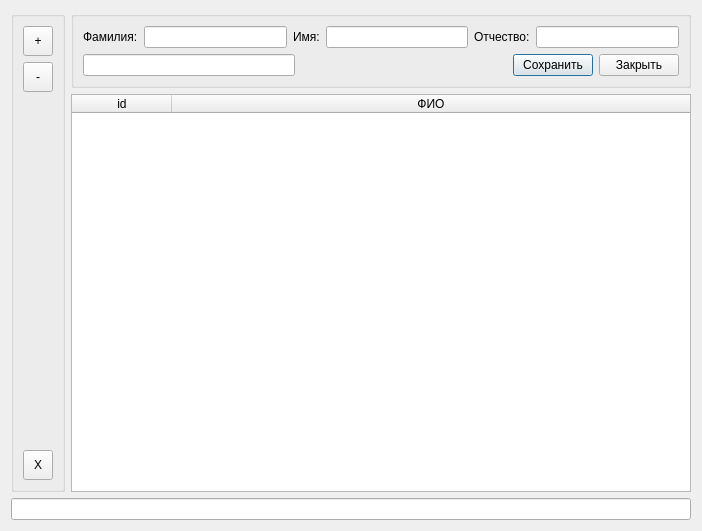
<?xml version="1.0" encoding="UTF-8"?>
<ui version="4.0">
 <class>people</class>
 <widget class="QDialog" name="people">
  <property name="geometry">
   <rect>
    <x>0</x>
    <y>0</y>
    <width>702</width>
    <height>531</height>
   </rect>
  </property>
  <property name="windowTitle">
   <string>Dialog</string>
  </property>
  <layout class="QGridLayout" name="gridLayout_3">
   <item row="0" column="0">
    <layout class="QVBoxLayout" name="verticalLayout_4">
     <item>
      <layout class="QHBoxLayout" name="horizontalLayout_3">
       <item>
        <widget class="QGroupBox" name="groupBox_menu">
         <property name="title">
          <string/>
         </property>
         <layout class="QGridLayout" name="gridLayout_2">
          <item row="0" column="0">
           <layout class="QVBoxLayout" name="verticalLayout_2">
            <item>
             <widget class="QToolButton" name="toolButton_add">
              <property name="minimumSize">
               <size>
                <width>30</width>
                <height>30</height>
               </size>
              </property>
              <property name="maximumSize">
               <size>
                <width>30</width>
                <height>30</height>
               </size>
              </property>
              <property name="text">
               <string>+</string>
              </property>
             </widget>
            </item>
            <item>
             <widget class="QToolButton" name="toolButton_del">
              <property name="minimumSize">
               <size>
                <width>30</width>
                <height>30</height>
               </size>
              </property>
              <property name="maximumSize">
               <size>
                <width>30</width>
                <height>30</height>
               </size>
              </property>
              <property name="text">
               <string>-</string>
              </property>
             </widget>
            </item>
            <item>
             <spacer name="verticalSpacer">
              <property name="orientation">
               <enum>Qt::Vertical</enum>
              </property>
              <property name="sizeHint" stdset="0">
               <size>
                <width>20</width>
                <height>40</height>
               </size>
              </property>
             </spacer>
            </item>
            <item>
             <widget class="QToolButton" name="toolButton_close">
              <property name="minimumSize">
               <size>
                <width>30</width>
                <height>30</height>
               </size>
              </property>
              <property name="maximumSize">
               <size>
                <width>30</width>
                <height>30</height>
               </size>
              </property>
              <property name="text">
               <string>X</string>
              </property>
             </widget>
            </item>
           </layout>
          </item>
         </layout>
        </widget>
       </item>
       <item>
        <layout class="QVBoxLayout" name="verticalLayout_3">
         <item>
          <widget class="QGroupBox" name="groupBox_people">
           <property name="title">
            <string/>
           </property>
           <layout class="QGridLayout" name="gridLayout">
            <item row="0" column="0">
             <layout class="QVBoxLayout" name="verticalLayout">
              <item>
               <layout class="QHBoxLayout" name="horizontalLayout">
                <item>
                 <widget class="QLabel" name="label">
                  <property name="text">
                   <string>Фамилия:</string>
                  </property>
                 </widget>
                </item>
                <item>
                 <widget class="QLineEdit" name="lineEdit_fam"/>
                </item>
                <item>
                 <widget class="QLabel" name="label_2">
                  <property name="text">
                   <string>Имя:</string>
                  </property>
                 </widget>
                </item>
                <item>
                 <widget class="QLineEdit" name="lineEdit_name"/>
                </item>
                <item>
                 <widget class="QLabel" name="label_3">
                  <property name="text">
                   <string>Отчество:</string>
                  </property>
                 </widget>
                </item>
                <item>
                 <widget class="QLineEdit" name="lineEdit_otc"/>
                </item>
               </layout>
              </item>
              <item>
               <layout class="QHBoxLayout" name="horizontalLayout_2">
                <item>
                 <widget class="QLineEdit" name="lineEdit_face"/>
                </item>
                <item>
                 <spacer name="horizontalSpacer">
                  <property name="orientation">
                   <enum>Qt::Horizontal</enum>
                  </property>
                  <property name="sizeHint" stdset="0">
                   <size>
                    <width>40</width>
                    <height>20</height>
                   </size>
                  </property>
                 </spacer>
                </item>
                <item>
                 <widget class="QPushButton" name="pushButton_save">
                  <property name="text">
                   <string>Сохранить</string>
                  </property>
                 </widget>
                </item>
                <item>
                 <widget class="QPushButton" name="pushButton_close">
                  <property name="text">
                   <string>Закрыть</string>
                  </property>
                 </widget>
                </item>
               </layout>
              </item>
             </layout>
            </item>
           </layout>
          </widget>
         </item>
         <item>
          <widget class="QTableWidget" name="tableWidget_people">
           <property name="editTriggers">
            <set>QAbstractItemView::AnyKeyPressed</set>
           </property>
           <property name="alternatingRowColors">
            <bool>true</bool>
           </property>
           <property name="selectionMode">
            <enum>QAbstractItemView::SingleSelection</enum>
           </property>
           <property name="selectionBehavior">
            <enum>QAbstractItemView::SelectRows</enum>
           </property>
           <property name="sortingEnabled">
            <bool>true</bool>
           </property>
           <attribute name="horizontalHeaderDefaultSectionSize">
            <number>100</number>
           </attribute>
           <attribute name="horizontalHeaderStretchLastSection">
            <bool>true</bool>
           </attribute>
           <attribute name="verticalHeaderDefaultSectionSize">
            <number>22</number>
           </attribute>
           <column>
            <property name="text">
             <string>id</string>
            </property>
           </column>
           <column>
            <property name="text">
             <string>ФИО</string>
            </property>
           </column>
          </widget>
         </item>
        </layout>
       </item>
      </layout>
     </item>
     <item>
      <widget class="QLineEdit" name="lineEdit_status">
       <property name="font">
        <font>
         <pointsize>6</pointsize>
         <weight>75</weight>
         <bold>true</bold>
        </font>
       </property>
      </widget>
     </item>
    </layout>
   </item>
  </layout>
 </widget>
 <resources/>
 <connections/>
</ui>
